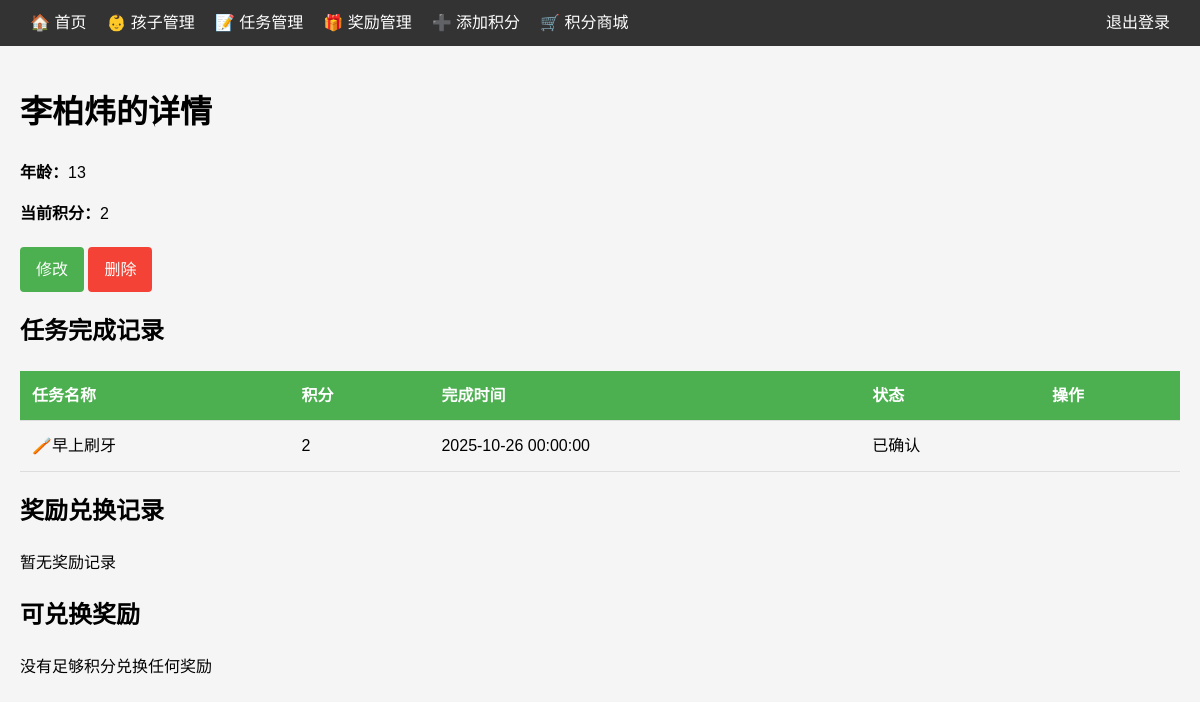
Page /child/1 (signed in) on the committed database.
### app/models.py (models this page shows)
class Child(db.Model):
    id = db.Column(db.Integer, primary_key=True)
    name = db.Column(db.String(64), nullable=False)
    age = db.Column(db.Integer)
    points = db.Column(db.Integer, default=0)
    user_id = db.Column(db.Integer, db.ForeignKey('user.id'), nullable=False)
    task_records = db.relationship('TaskRecord', backref='child', lazy='dynamic')
    reward_records = db.relationship('RewardRecord', backref='child', lazy='dynamic')

class TaskRecord(db.Model):
    id = db.Column(db.Integer, primary_key=True)
    child_id = db.Column(db.Integer, db.ForeignKey('child.id'), nullable=False)
    task_id = db.Column(db.Integer, db.ForeignKey('task.id'), nullable=False)
    completed_at = db.Column(db.DateTime, default=datetime.utcnow)
    is_confirmed = db.Column(db.Boolean, default=False)  # 家长确认

class Task(db.Model):
    id = db.Column(db.Integer, primary_key=True)
    name = db.Column(db.String(128), nullable=False)
    description = db.Column(db.Text)
    points = db.Column(db.Integer, nullable=False)  # 完成任务获得的积分
    category = db.Column(db.String(64), nullable=False, default='学习任务')  # 任务分类：学习任务、生活习惯、品德行为
    is_active = db.Column(db.Boolean, default=True)
    records = db.relationship('TaskRecord', backref='task', lazy='dynamic')

### app/main/views.py (the view)
@main.route('/child/<int:child_id>')
@login_required
def child_detail(child_id):
    child = Child.query.get_or_404(child_id)
    if child.parent != current_user:
        flash('无权访问')
        return redirect(url_for('main.dashboard'))
    task_records = child.task_records.order_by(TaskRecord.completed_at.desc()).all()
    reward_records = child.reward_records.order_by(RewardRecord.redeemed_at.desc()).all()
    available_rewards = Reward.query.filter_by(is_active=True).filter(Reward.cost <= child.points).all()
    return render_template('child_detail.html', child=child, task_records=task_records, reward_records=reward_records, available_rewards=available_rewards)

### app/models.py (called while the page is built)
@login_manager.user_loader
def load_user(user_id):
    return User.query.get(int(user_id))

### app/templates/child_detail.html (shortened to what this page needs)
{% extends "base.html" %}
{% block content %}
<h1>{{ child.name }}的详情</h1>
<div>
    <p><strong>年龄：</strong>{{ child.age or '未设置' }}</p>
    <p><strong>当前积分：</strong>{{ child.points }}</p>
</div>
<div style="margin: 20px 0;">
    <a href="{{ url_for('main.edit_child', child_id=child.id) }}" class="button">修改</a>
    <a href="{{ url_for('main.delete_child', child_id=child.id) }}" class="button danger-button" onclick="return confirm('确定要删除这个孩子吗？此操作不可恢复！');">删除</a>
</div>
<h2>任务完成记录</h2>
{% if task_records %}
<table>
    <tr>
        <th>任务名称</th>
        <th>积分</th>
        <th>完成时间</th>
        <th>状态</th>
        <th>操作</th>
    </tr>
    {% for record in task_records %}
    <tr>
        <td>{{ record.task.name }}</td>
        <td>{{ record.task.points }}</td>
        <td>{{ record.completed_at.strftime('%Y-%m-%d %H:%M:%S') }}</td>
        <td>{{ '已确认' if record.is_confirmed else '待确认' }}</td>
        <td>
        </td>
    </tr>
    {% endfor %}
</table>
{% else %}
<p>暂无任务记录</p>
{% endif %}
<h2>奖励兑换记录</h2>
{% if reward_records %}
<table>
    <tr>
        <th>奖励名称</th>
        <th>奖励等级</th>
        <th>消耗积分</th>
        <th>兑换时间</th>
        <th>状态</th>
    </tr>
    {% for record in reward_records %}
    <tr>
        <td>{{ record.reward.name }}</td>
        <td>{{ record.reward.level }}</td>
        <td>{{ record.reward.cost }}</td>
        <td>{{ record.redeemed_at.strftime('%Y-%m-%d %H:%M:%S') }}</td>
        <td>{{ '已兑现' if record.is_fulfilled else '待兑现' }}</td>
    </tr>
    {% endfor %}
</table>
{% else %}
<p>暂无奖励记录</p>
{% endif %}
<h2>可兑换奖励</h2>
{% if available_rewards %}
<table>
    <tr>
        <th>奖励名称</th>
        <th>描述</th>
        <th>奖励等级</th>
        <th>所需积分</th>
        <th>操作</th>
    </tr>
    {% for reward in available_rewards %}
    <tr>
        <td>{{ reward.name }}</td>
        <td>{{ reward.description or '无' }}</td>
        <td>{{ reward.level }}</td>
        <td>{{ reward.cost }}</td>
        <td>
            <a href="{{ url_for('main.redeem_reward', child_id=child.id, reward_id=reward.id) }}" class="button">兑换</a>
        </td>
    </tr>
    {% endfor %}
</table>
{% else %}
<p>没有足够积分兑换任何奖励</p>
{% endif %}
{% endblock %}

### app/templates/base.html (style rules this page uses)
body { font-family: Arial, sans-serif; margin: 0; padding: 0; background-color: #f5f5f5; line-height: 1.6; }
table { width: 100%; border-collapse: collapse; min-width: 600px; }
th, td { padding: 12px; text-align: left; border-bottom: 1px solid #ddd; white-space: nowrap; }
th { background-color: #4CAF50; color: white; }
.button { display: inline-block; padding: 10px 16px; background-color: #4CAF50; color: white; text-decoration: none; border-radius: 4px; border: none; cursor: pointer; font-size: 16px; transition: background-color 0.3s; }
.danger-button { background-color: #f44336; }

### rows in the picture
Child: name "李柏炜", age "13", points "2"
TaskRecord: task.name "🪥早上刷牙", task.points "2", completed_at "2025-10-26 00:00:00", is_confirmed "已确认"
